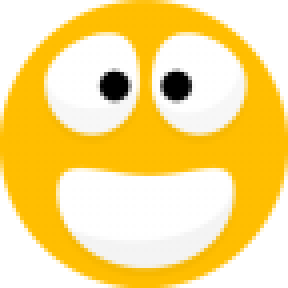
#> input picture Pillow/1.png, 72 x 72 px (shown 4 times larger)
$ python main.py
#> lines starting #> are read from the running program, lines starting #| are printed output that depends on the picture
from PIL import Image

imgOne = Image.open("1.png")
#> imgOne is the input picture: PIL image 72x72 RGBA; mean R, G, B, A 202.4, 172.3, 84.8, 200.6
print(imgOne.size)
#| (72, 72)
print(imgOne.format)
#| PNG

area = (10,10,30,38)
cropped_image = imgOne.crop(area)
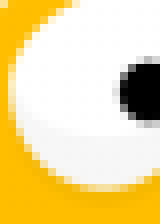
#> cropped_image: PIL image 20x28 RGBA (shown 8 times larger); mean R, G, B, A 237.9, 216.9, 155.7, 254.5; transparent parts drawn white

#imgOne.show()
#cropped_image.show()

imgTwo = Image.open("2.png")
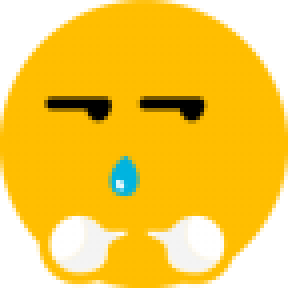
#> input picture Pillow/2.png, 72 x 72 px (shown 4 times larger)
#> imgTwo is the input picture: PIL image 72x72 RGBA; mean R, G, B, A 202.7, 157.1, 19.3, 203.8

#> (the run stopped early here; a loop or call above may not have finished)
